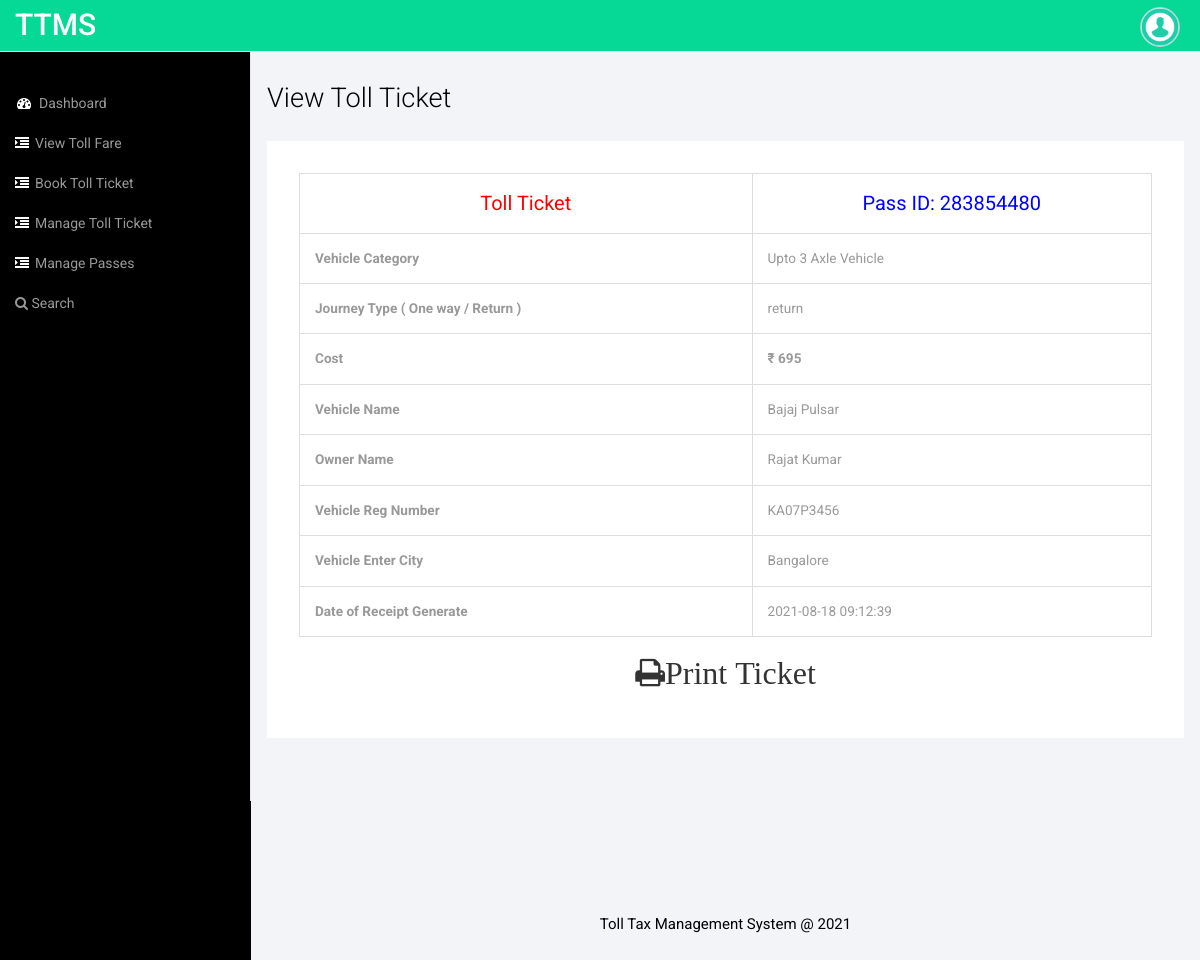
Page /TTMS-2021/staffs/view-receipt.php?viewid=1 (signed in) on the committed database.
### tables this page shows
CREATE TABLE `tblreceipt` (
  `ID` int(10) NOT NULL,
  `Staffid` int(10) DEFAULT NULL,
  `LaneNumber` varchar(120) NOT NULL,
  `Receiptid` varchar(50) DEFAULT NULL,
  `VehicleCat` varchar(120) DEFAULT NULL,
  `VehicleName` varchar(150) DEFAULT NULL,
  `OwnerName` varchar(120) DEFAULT NULL,
  `VehicleNumber` varchar(120) DEFAULT NULL,
  `EnterVehiclecity` varchar(120) DEFAULT NULL,
  `Trip` varchar(120) DEFAULT NULL,
  `Cost` varchar(120) DEFAULT NULL,
  `CreationDate` timestamp NULL DEFAULT current_timestamp()
);

### TTMS-2021/staffs/view-receipt.php (the view, shortened to what this page needs)
<?php
include('includes/dbconnection.php');
if (strlen($_SESSION['ttmssid']==0)) {
  header('location:logout.php');
  } else {
  ?>
<!DOCTYPE HTML>
<html>
<head>
<link href="css/bootstrap.min.css" rel='stylesheet' type='text/css' />
<link href="css/style.css" rel='stylesheet' type='text/css' />
<link href="css/font-awesome.css" rel="stylesheet">
</head>
<body>
<div id="wrapper">
        <?php include_once('includes/sidebar.php');?>
        <?php include_once('includes/header.php');?>
        <div id="page-wrapper">
        <div class="col-md-12 graphs">
	   <div class="xs">
  	    <h3>View Toll Ticket</h3>
  	    <div class="well1 white" id="exampl">
  <?php
$vid=$_GET['viewid'];
$ret=mysqli_query($con,"select * from tblreceipt where ID='$vid'");
while ($row=mysqli_fetch_array($ret)) {
?>
          <fieldset>
             <table border="1" class="table table-bordered mg-b-0" width="100%">
              <tr align="center">
									<td colspan="1" style="font-size:20px;color:Red">Toll Ticket</td>
<td colspan="1" style="font-size:20px;color:blue">
 Pass ID: <?php echo $row['Receiptid'];?></td></tr>
        <tr>
    <th>Vehicle Category</th>
    <td><?php echo $row['VehicleCat'];?></td>
  </tr>
  <tr>
    <th>Journey Type ( One way / Return )</th>
    <td><?php echo $row['LaneNumber'];?></td>
  </tr>
  <tr>
    <th>Cost</th>
    <td><strong>₹ <?php echo $row['Cost'];?></strong></td>
  </tr>
  <tr>
    <th>Vehicle Name</th>
    <td><?php echo $row['VehicleName'];?></td>
  </tr>
  <tr>
    <th>Owner Name</th>
    <td><?php echo $row['OwnerName'];?></td>
  </tr>
    <tr>
    <th>Vehicle Reg Number</th>
    <td><?php echo $row['VehicleNumber'];?></td>
  </tr>
  <tr>
    <th>Vehicle Enter City</th>
    <td><?php echo $row['EnterVehiclecity'];?></td>
  </tr>
  <tr>
    <th>Date of Receipt Generate</th>
    <td><?php echo $row['CreationDate'];?></td>
  </tr>
         <?php } ?>
       </table>
            <div class="form-group">
           <p style="margin-top:1%"  align="center">
  <i class="fa fa-print fa-2x" style="cursor: pointer;"  OnClick="CallPrint(this.value)" >Print Ticket</i>
</p>
     </div>
          </fieldset>
      </div>
    </div>
    <?php include_once('includes/footer.php');?>
   </div>
      </div>
   </div>
<link href="css/custom.css" rel="stylesheet">
</body>
</html>
<?php } ?>

### TTMS-2021/staffs/css/style.css (style rules this page uses)
h4, h5, h6, h1, h2, h3 { margin-top: 0; }
p { margin: 0; }
html, body { font-family: 'Roboto', sans-serif; font-size: 100%; background:#000; overflow-x: hidden; }
.graphs { padding: 2em 1em; background: #f2f4f8; font-family: 'Roboto', sans-serif; }
.xs h3, .widget_head { color:#000; font-size:1.7em; font-weight:300; margin-bottom: 1em; }
.table > thead > tr > th, .table > tbody > tr > th, .table > tfoot > tr > th, .table > thead > tr > td, .table > tbody > tr > td, .table > tfoot > tr > td { border-top: none !important; }
.well1 { background:#fff; padding:2em; }
.table > thead > tr > th, .table > tbody > tr > th, .table > tfoot > tr > th, .table > thead > tr > td, .table > tbody > tr > td, .table > tfoot > tr > td { font-size: 0.85em; color: #999; }
.table td, .table>tbody>tr>td, .table>tbody>tr>th, .table>tfoot>tr>td, .table>tfoot>tr>th, .table>thead>tr>td, .table>thead>tr>th { padding:15px !important; }

### TTMS-2021/staffs/css/custom.css (style rules this page uses)
#wrapper { width: 100%; }
#page-wrapper { min-height: 568px; background-color: #fff; }
@media (min-width:768px) { #page-wrapper { position: inherit; margin: 0 0 0 250px; border-left: 1px solid #e7e7e7; } }

### rows in the picture
tblreceipt: Receiptid "283854480", VehicleCat "Upto 3 Axle Vehicle", LaneNumber "return", Cost "695", VehicleName "Bajaj Pulsar", OwnerName "Rajat Kumar", VehicleNumber "KA07P3456", EnterVehiclecity "Bangalore", CreationDate "2021-08-18 09:12:39"
